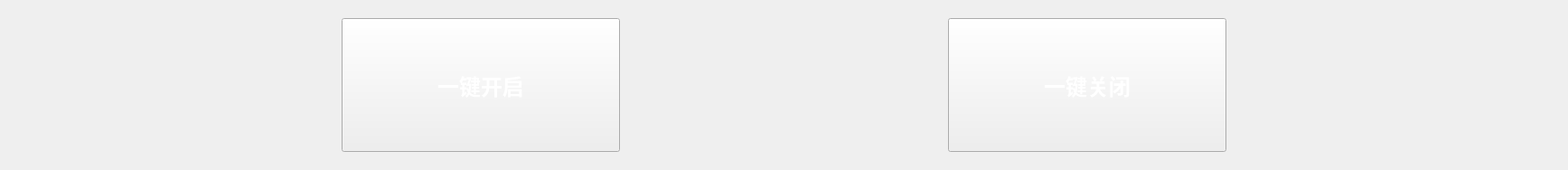
              <widget class="QWidget" name="page">
               <layout class="QVBoxLayout" name="verticalLayout_5">
                <item>
                 <widget class="QWidget" name="widget_3" native="true">
                  <property name="styleSheet">
                   <string notr="true">QPushButton{
 border-image: url(:/new/prefix1/other/image/ScienceImage/tubiao2.png);
 min-height:140px;
 min-width:300px;
 color:#ffffff;
 font: 18pt;
 font-weight: bold;
}

QPushButton:pressed {
  border-image: url(:/new/prefix1/other/image/ScienceImage/tubiao22.png);
 color:#06ffff;
 font: 20pt;
 font-weight: bold;
}</string>
                  </property>
                  <layout class="QHBoxLayout" name="horizontalLayout_5">
                   <item>
                    <spacer name="horizontalSpacer_7">
                     <property name="orientation">
                      <enum>Qt::Horizontal</enum>
                     </property>
                     <property name="sizeHint" stdset="0">
                      <size>
                       <width>358</width>
                       <height>20</height>
                      </size>
                     </property>
                    </spacer>
                   </item>
                   <item>
                    <widget class="QPushButton" name="btn_allopen">
                     <property name="styleSheet">
                      <string notr="true"/>
                     </property>
                     <property name="text">
                      <string>一键开启</string>
                     </property>
                    </widget>
                   </item>
                   <item>
                    <spacer name="horizontalSpacer_6">
                     <property name="orientation">
                      <enum>Qt::Horizontal</enum>
                     </property>
                     <property name="sizeHint" stdset="0">
                      <size>
                       <width>357</width>
                       <height>20</height>
                      </size>
                     </property>
                    </spacer>
                   </item>
                   <item>
                    <widget class="QPushButton" name="btn_allclose">
                     <property name="styleSheet">
                      <string notr="true"/>
                     </property>
                     <property name="text">
                      <string>一键关闭</string>
                     </property>
                    </widget>
                   </item>
                   <item>
                    <spacer name="horizontalSpacer_8">
                     <property name="orientation">
                      <enum>Qt::Horizontal</enum>
                     </property>
                     <property name="sizeHint" stdset="0">
                      <size>
                       <width>358</width>
                       <height>20</height>
                      </size>
                     </property>
                    </spacer>
                   </item>
                  </layout>
                 </widget>
                </item>
               </layout>
              </widget>
